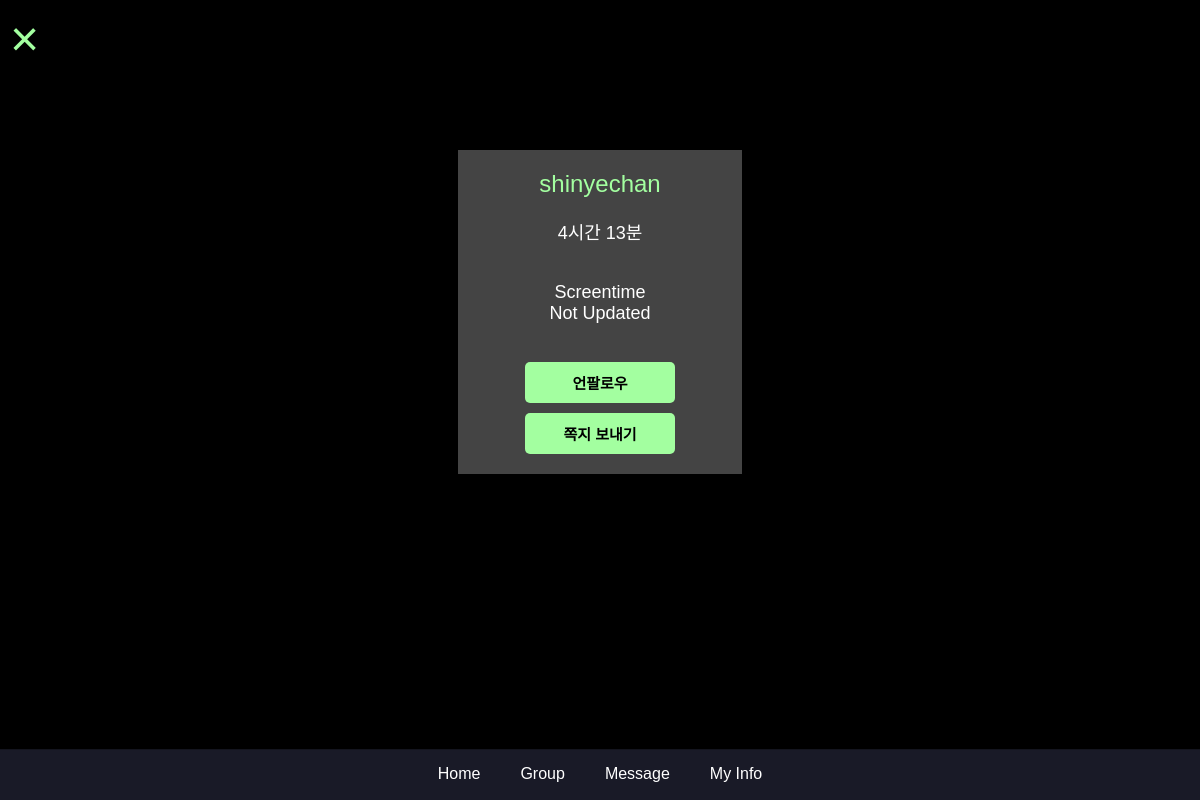
The app's page /relationship/4/profile/ (signed in), older data.
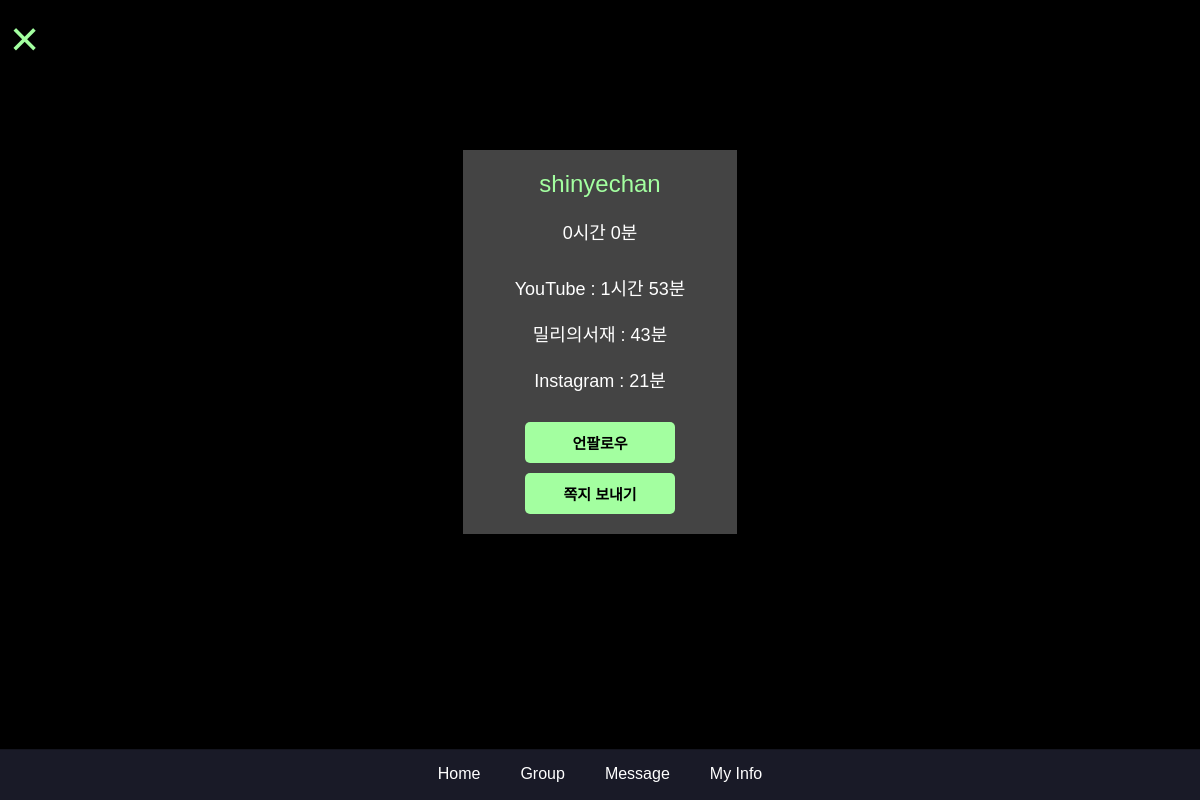
The same page, newer data.
### main/models.py (models this page shows, shortened)
class ScreenTime(models.Model):
    user = models.OneToOneField(CustomUser, on_delete=models.CASCADE, related_name='screen_time')
    total_minutes = models.PositiveIntegerField(default=0)  # 스크린 타임 총 분
    rank = models.PositiveIntegerField(default=0)  # 랭킹

### relationship/views.py (the view)
# urls.py: path('<int:user_id>/profile/', user_profile, name='user_profile'),
def user_profile(request, user_id):
    target_user = get_object_or_404(CustomUser, id=user_id)
    screen_time = get_object_or_404(ScreenTime, user=target_user)
    context = {
        "target_user":target_user,
        "screen_time":screen_time,
    }
    return render(request, 'user_profile.html', context)

### main/templatetags/time_filters.py (called while the page is built)
@register.filter
def display_time(total_minutes):
    try:
        total_minutes = int(total_minutes)
        hours = total_minutes // 60
        minutes = total_minutes % 60
        return f"{hours}시간 {minutes}분"
    except (ValueError, TypeError):
        return "Invalid time"

### relationship/templates/user_profile.html (shortened to what this page needs)
{% extends "base.html" %} {% load static %} {% block extra_css %}<link
  rel="stylesheet"
  href="{% static 'css/userProfile.css' %}"
/>{% endblock %}{% block title %} User Profile {% endblock %}
{%block content%}
<div class="userProflie">
  <div class="userProfileHeader">
    <a href="{% url 'rankings' %}">&times;</a>
  </div>
  <div class="profile">
    <a>{{ target_user.username }}</a>
    {% load time_filters %}
    <p class="profileUsertime">{{ screen_time.total_minutes|display_time }}</p>
    {% if target_user.top_apps %} {% for app, time in target_user.top_apps %}
    <p class="profileUserocr">{{ app }} : {{ time }}</p>
    {% endfor %} {% else %}
    <p>
      Screentime<br />
      Not Updated
    </p>
    {% endif %}
    <div class="userButtons">
      {% if target_user != request.user %}
      <form action="{% url 'follow' user_id=target_user.id %}" method="POST">
        <button type="submit">
          {% if target_user in request.user.following.all %} 언팔로우 {% else %}
          팔로우 {% endif %}
        </button>
      </form>
      {% endif %}
      <form
        action="{% url 'write_message' user_id=target_user.id %}"
        method="POST"
      >
        <button type="submit">쪽지 보내기</button>
      </form>
    </div>
  </div>
</div>
{% endblock %}

Row changes from the older to the newer data that the page shows:
changed ScreenTime: total_minutes|display_time "4시간 13분" → "0시간 0분"
Text that changed along with them:
new list line: "YouTube : 1시간 53분"
new list line: "밀리의서재 : 43분"
new list line: "Instagram : 21분"
text no longer shown: "Screentime Not Updated"
